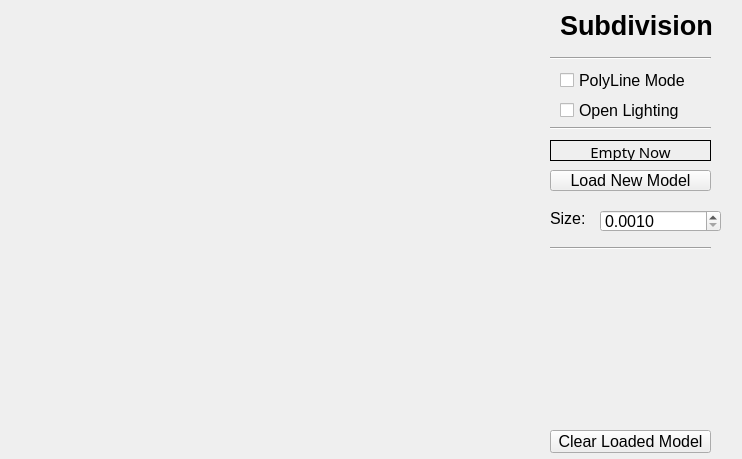
<?xml version="1.0" encoding="UTF-8"?>
<ui version="4.0">
 <class>MainWindow</class>
 <widget class="QWidget" name="MainWindow">
  <property name="geometry">
   <rect>
    <x>0</x>
    <y>0</y>
    <width>742</width>
    <height>459</height>
   </rect>
  </property>
  <property name="windowTitle">
   <string>MainWindow</string>
  </property>
  <widget class="QLabel" name="label">
   <property name="geometry">
    <rect>
     <x>560</x>
     <y>10</y>
     <width>161</width>
     <height>31</height>
    </rect>
   </property>
   <property name="font">
    <font>
     <family>Arial</family>
     <pointsize>20</pointsize>
     <weight>75</weight>
     <italic>false</italic>
     <bold>true</bold>
     <kerning>true</kerning>
    </font>
   </property>
   <property name="text">
    <string>Subdivision</string>
   </property>
  </widget>
  <widget class="QCheckBox" name="checkBox">
   <property name="geometry">
    <rect>
     <x>560</x>
     <y>70</y>
     <width>131</width>
     <height>21</height>
    </rect>
   </property>
   <property name="font">
    <font>
     <family>Arial</family>
     <pointsize>12</pointsize>
     <weight>50</weight>
     <bold>false</bold>
    </font>
   </property>
   <property name="text">
    <string>PolyLine Mode</string>
   </property>
  </widget>
  <widget class="Line" name="line">
   <property name="geometry">
    <rect>
     <x>550</x>
     <y>50</y>
     <width>161</width>
     <height>16</height>
    </rect>
   </property>
   <property name="font">
    <font>
     <weight>50</weight>
     <bold>false</bold>
    </font>
   </property>
   <property name="orientation">
    <enum>Qt::Horizontal</enum>
   </property>
  </widget>
  <widget class="QCheckBox" name="checkBox_2">
   <property name="geometry">
    <rect>
     <x>560</x>
     <y>100</y>
     <width>131</width>
     <height>21</height>
    </rect>
   </property>
   <property name="font">
    <font>
     <family>Arial</family>
     <pointsize>12</pointsize>
     <weight>50</weight>
     <bold>false</bold>
    </font>
   </property>
   <property name="text">
    <string>Open Lighting</string>
   </property>
  </widget>
  <widget class="Line" name="line_2">
   <property name="geometry">
    <rect>
     <x>550</x>
     <y>120</y>
     <width>161</width>
     <height>16</height>
    </rect>
   </property>
   <property name="font">
    <font>
     <weight>50</weight>
     <bold>false</bold>
    </font>
   </property>
   <property name="orientation">
    <enum>Qt::Horizontal</enum>
   </property>
  </widget>
  <widget class="QPushButton" name="pushButton">
   <property name="geometry">
    <rect>
     <x>550</x>
     <y>170</y>
     <width>161</width>
     <height>21</height>
    </rect>
   </property>
   <property name="font">
    <font>
     <family>Arial</family>
     <pointsize>12</pointsize>
    </font>
   </property>
   <property name="text">
    <string>Load New Model</string>
   </property>
  </widget>
  <widget class="QLabel" name="label_2">
   <property name="geometry">
    <rect>
     <x>550</x>
     <y>140</y>
     <width>161</width>
     <height>21</height>
    </rect>
   </property>
   <property name="font">
    <font>
     <family>Cascadia Mono</family>
     <pointsize>11</pointsize>
     <underline>false</underline>
    </font>
   </property>
   <property name="frameShape">
    <enum>QFrame::Box</enum>
   </property>
   <property name="text">
    <string>Empty Now</string>
   </property>
   <property name="textFormat">
    <enum>Qt::RichText</enum>
   </property>
   <property name="scaledContents">
    <bool>false</bool>
   </property>
   <property name="alignment">
    <set>Qt::AlignCenter</set>
   </property>
  </widget>
  <widget class="Line" name="line_3">
   <property name="geometry">
    <rect>
     <x>550</x>
     <y>240</y>
     <width>161</width>
     <height>16</height>
    </rect>
   </property>
   <property name="font">
    <font>
     <weight>50</weight>
     <bold>false</bold>
    </font>
   </property>
   <property name="orientation">
    <enum>Qt::Horizontal</enum>
   </property>
  </widget>
  <widget class="QLabel" name="label_3">
   <property name="geometry">
    <rect>
     <x>550</x>
     <y>210</y>
     <width>41</width>
     <height>16</height>
    </rect>
   </property>
   <property name="font">
    <font>
     <family>Arial</family>
     <pointsize>12</pointsize>
    </font>
   </property>
   <property name="text">
    <string>Size:</string>
   </property>
  </widget>
  <widget class="QDoubleSpinBox" name="doubleSpinBox">
   <property name="geometry">
    <rect>
     <x>600</x>
     <y>210</y>
     <width>121</width>
     <height>22</height>
    </rect>
   </property>
   <property name="font">
    <font>
     <family>Arial</family>
     <pointsize>12</pointsize>
    </font>
   </property>
   <property name="decimals">
    <number>4</number>
   </property>
   <property name="minimum">
    <double>0.001000000000000</double>
   </property>
   <property name="maximum">
    <double>1.000000000000000</double>
   </property>
   <property name="singleStep">
    <double>0.002500000000000</double>
   </property>
   <property name="value">
    <double>0.001000000000000</double>
   </property>
  </widget>
  <widget class="QPushButton" name="pushButton_2">
   <property name="geometry">
    <rect>
     <x>550</x>
     <y>430</y>
     <width>161</width>
     <height>23</height>
    </rect>
   </property>
   <property name="font">
    <font>
     <family>Arial</family>
     <pointsize>12</pointsize>
    </font>
   </property>
   <property name="text">
    <string>Clear Loaded Model</string>
   </property>
  </widget>
 </widget>
 <resources/>
 <connections/>
</ui>
